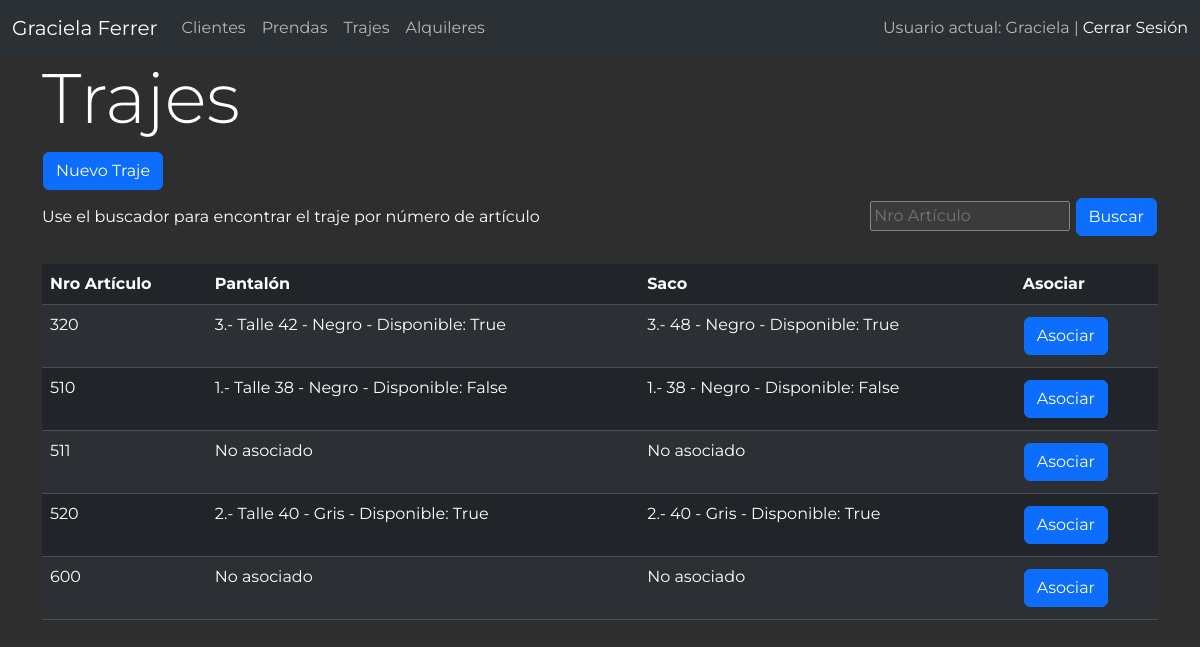
Before: /trajes/ (signed in) with the older database file.
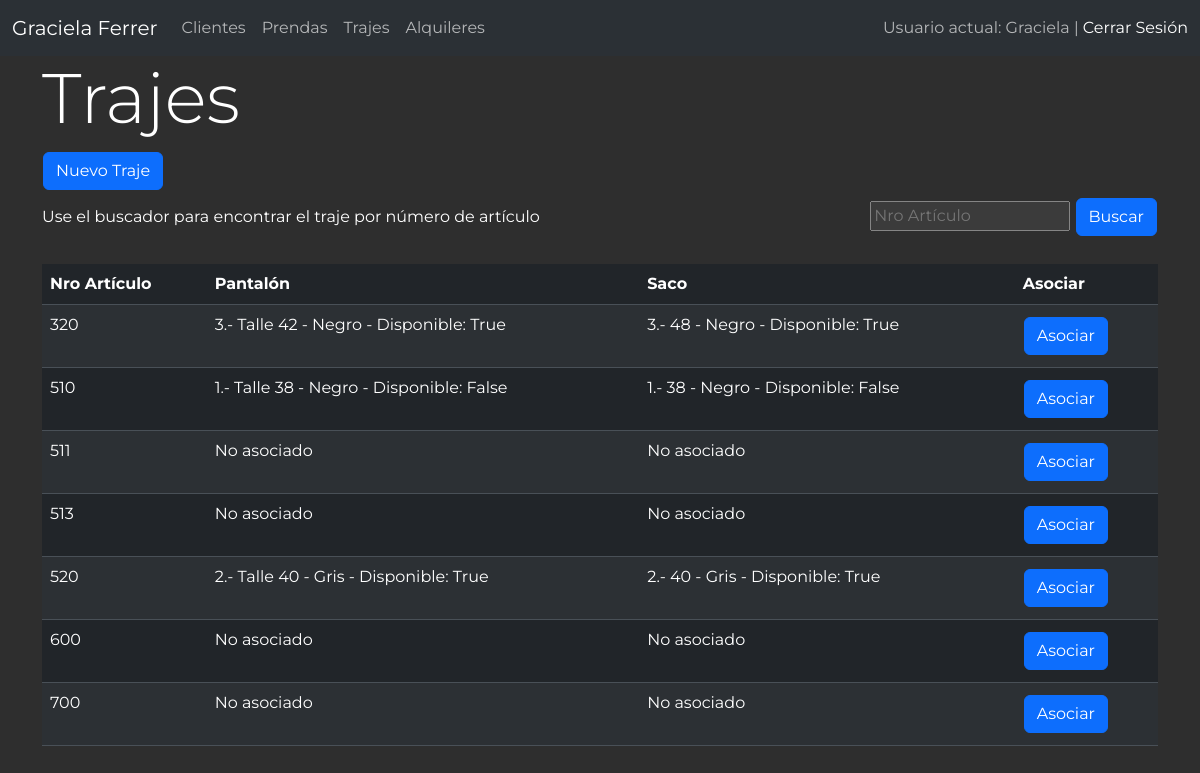
After: the same page with the newer database file.
### alquiler/models.py (models this page shows, shortened)
class Traje(models.Model):
    nro_articulo = models.CharField(max_length=20, unique=True)
    def mostrar_pantalon(self):
        pantalon = self.pantalon_set.first()
        return f'{pantalon.id}.- Talle {pantalon.talle_pantalon} - {pantalon.color_pantalon} - Disponible: {pantalon.disponible}' if pantalon else 'No asociado'
    mostrar_pantalon.short_description = 'Pantalón'
    def mostrar_saco(self):
        saco = self.saco_set.first()
        return f'{saco.id}.- {saco.talle_saco} - {saco.color_saco} - Disponible: {saco.disponible}' if saco else 'No asociado'
    mostrar_saco.short_description = 'Saco'
    class Meta:
        db_table = 'traje'
        verbose_name = 'traje'
        verbose_name_plural = 'trajes'

class Pantalon(models.Model):
    color_pantalon = models.ForeignKey('Color', on_delete=models.CASCADE, default=1)
    talle_pantalon = models.CharField(max_length=20, null=True, blank=True)
    traje = models.ForeignKey('Traje', on_delete=models.CASCADE, default=1)
    disponible = models.BooleanField(default=True)
    tintoreria = models.BooleanField(default=False)
    reparacion = models.BooleanField(default=False)
    class Meta:
        db_table = 'pantalon'
        verbose_name = 'pantalon'
        verbose_name_plural = 'pantalones'

class Color(models.Model):
    nombre = models.CharField(max_length=100)
    def __str__(self):
        return self.nombre
    class Meta:
        db_table = 'color'
        verbose_name = 'color'
        verbose_name_plural = 'colores'

class Saco(models.Model):
    color_saco = models.ForeignKey('Color', on_delete=models.CASCADE, default=1)
    talle_saco = models.CharField(max_length=20, null=True, blank=True)
    traje = models.ForeignKey('Traje', on_delete=models.CASCADE, default=1)
    disponible = models.BooleanField(default=True)
    tintoreria = models.BooleanField(default=False)
    reparacion = models.BooleanField(default=False)
    class Meta:
        db_table = 'saco'
        verbose_name = 'saco'
        verbose_name_plural = 'sacos'

### alquiler/views.py (the view)
# urls.py: path('trajes/',views.trajes, name='trajes'),
@login_required
def trajes(request):
    colores = Color.objects.all()
    query = request.GET.get('q', '')
    if query:
        trajes = Traje.objects.filter(nro_articulo__icontains=query).order_by('nro_articulo')
    else:
        trajes = Traje.objects.all().order_by('nro_articulo')
    return render(request, 'trajes.html', {'trajes': trajes, 'query': query, 'colores': colores})

### alquiler/templates/trajes.html (shortened to what this page needs)
{% extends 'layout.html' %}
{% block content %}
<main class="container">
    <div class="extremos">
        <h1>Trajes</h1>
    </div>
    <a href="{% url 'nuevo_traje' %}"><button class="btn btn-primary" type="submit">Nuevo Traje</button></a>
    <div class="extremos">
        <span>Use el buscador para encontrar el traje por número de artículo</span>
        <form action="{% url 'trajes' %}" method="get">
            <input type="search" name="q" value="{{ query }}" placeholder="Nro Artículo">
            <button class="btn btn-primary" type="submit">Buscar</button>
        </form>
    </div>
    <br>
    <table class="table table-striped">
        <thead>
            <tr>
                <th scope="col">Nro Artículo</th>
                <th scope="col">Pantalón</th>
                <th scope="col">Saco</th>
                <th scope="col">Asociar</th>
            </tr>
        </thead>
        <tbody>
          {% for traje in trajes %}
          <tr>
              <td>{{ traje.nro_articulo }}</td>
              <td>{{ traje.mostrar_pantalon }}</td>
              <td>{{ traje.mostrar_saco }}</td>
              <td>
                <button type="button" class="btn btn-primary" data-bs-toggle="modal" data-bs-target="#exampleModal">
                    Asociar
                </button>
               </td>
          </tr>
          {% endfor %}
        </tbody>
      </table>
</main>
{% endblock %}

Changed rows visible on the page:
added Traje: nro_articulo "513", mostrar_pantalon "No asociado", mostrar_saco "No asociado"
added Traje: nro_articulo "700", mostrar_pantalon "No asociado", mostrar_saco "No asociado"
